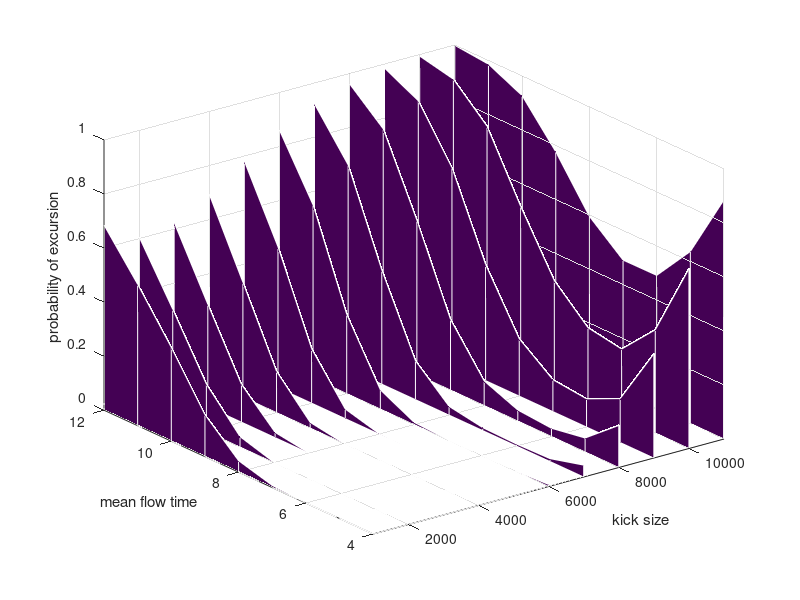

Reproduce this figure in MATLAB. (Note: this script raises an error after producing the figure.)
probabilities = importdata("probability_of_excursion_data_matrix.mat");
kvalue = [1000:1000:11000];
tvalue = [4:1:12];
[t,k] = meshgrid(tvalue,kvalue);

% create eleven probability_matrix that record probability of excursion based on tau values for each kick size
% plot each probability_matrix to get a slice
% hold on to get the whole graph
for i = 1:11
    A=zeros(1,2)+kvalue(i);
    probability_matrix = zeros(9, 2);
    probability_matrix(:,2) = probabilities(i,:);
    surf(A,tvalue,probability_matrix,'EdgeColor','white')
    hold on
end

xlabel('kick size')
ylabel('mean flow time')
zlabel('probability of excursion')

grid on
xlim([1000 11000])
ax = gca; 
ax.XAxis.FontSize = 16;
ax.YAxis.FontSize = 16;
ax.ZAxis.FontSize = 16;
set(gca,'LooseInset',get(gca,'TightInset'));
title('mean flow time vs. probability of excursion, different k slices','FontSize',16)

hold off
